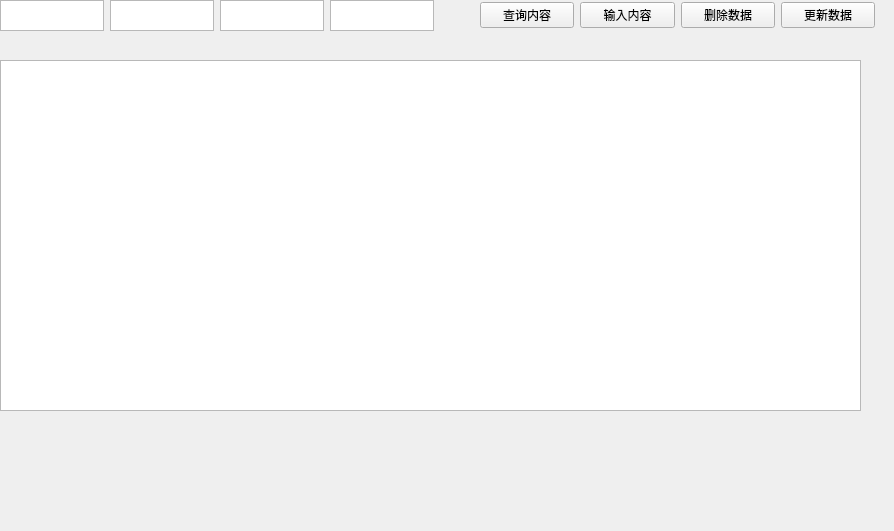
<?xml version="1.0" encoding="UTF-8"?>
<ui version="4.0">
 <class>shuju</class>
 <widget class="QWidget" name="shuju">
  <property name="geometry">
   <rect>
    <x>0</x>
    <y>0</y>
    <width>894</width>
    <height>531</height>
   </rect>
  </property>
  <property name="windowTitle">
   <string>Form</string>
  </property>
  <widget class="QTextEdit" name="txt_role">
   <property name="geometry">
    <rect>
     <x>330</x>
     <y>0</y>
     <width>104</width>
     <height>31</height>
    </rect>
   </property>
  </widget>
  <widget class="QTextEdit" name="txt_id">
   <property name="geometry">
    <rect>
     <x>0</x>
     <y>0</y>
     <width>104</width>
     <height>31</height>
    </rect>
   </property>
  </widget>
  <widget class="QWidget" name="layoutWidget">
   <property name="geometry">
    <rect>
     <x>480</x>
     <y>0</y>
     <width>395</width>
     <height>31</height>
    </rect>
   </property>
   <layout class="QHBoxLayout" name="horizontalLayout">
    <item>
     <widget class="QPushButton" name="btnquery">
      <property name="text">
       <string>查询内容</string>
      </property>
     </widget>
    </item>
    <item>
     <widget class="QPushButton" name="btninsert">
      <property name="text">
       <string>输入内容</string>
      </property>
     </widget>
    </item>
    <item>
     <widget class="QPushButton" name="btndelete">
      <property name="text">
       <string>删除数据</string>
      </property>
     </widget>
    </item>
    <item>
     <widget class="QPushButton" name="btnupdate">
      <property name="text">
       <string>更新数据</string>
      </property>
     </widget>
    </item>
   </layout>
  </widget>
  <widget class="QTextEdit" name="txt_pwd">
   <property name="geometry">
    <rect>
     <x>220</x>
     <y>0</y>
     <width>104</width>
     <height>31</height>
    </rect>
   </property>
  </widget>
  <widget class="QTextEdit" name="txt_name">
   <property name="geometry">
    <rect>
     <x>110</x>
     <y>0</y>
     <width>104</width>
     <height>31</height>
    </rect>
   </property>
  </widget>
  <widget class="QTableWidget" name="tableWidget">
   <property name="geometry">
    <rect>
     <x>0</x>
     <y>60</y>
     <width>861</width>
     <height>351</height>
    </rect>
   </property>
  </widget>
 </widget>
 <resources/>
 <connections/>
</ui>
